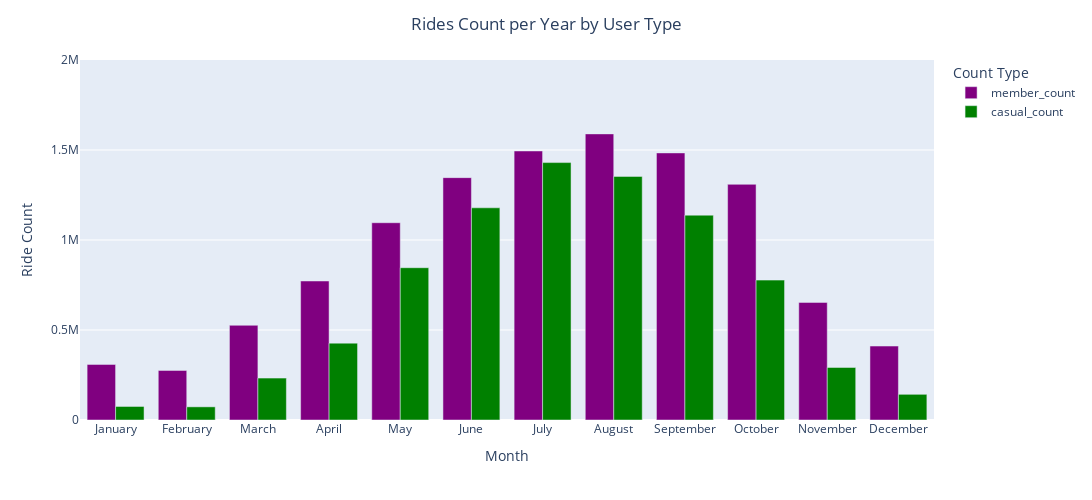

Notebook cell for this chart:
### Code cell
# Reset index to make 'start_month' a regular column for visualization
rides_per_month = rides_per_month.reset_index()

# Define custom colors for each bar
custom_colors = {'member_count': 'purple', 'casual_count': 'green'}

# Create a bar chart using Plotly Express
fig = px.bar(rides_per_month, x='start_month', y=['member_count', 'casual_count'],
             range_y=[0,2000000],
             labels={'start_month': 'Month', 'value': 'Count', 'variable': 'Count Type'},
             barmode='group',  # Set the barmode to 'group' for grouped bars
             color_discrete_map=custom_colors)  # Apply custom colors to the bars

fig.update_layout(xaxis_title='Month', yaxis_title='Ride Count',
                  height=500, width=1400,
                  title=dict(text='Rides Count per Year by User Type', x=0.5))  # Set title alignment to center (x=0.5)
fig.show()

### Figure 1 — Plotly figure (JSON) as saved in the notebook; plotly's stock layout.template omitted (floating-point values rounded to 4 significant figures)
{"data": [{"alignmentgroup": "True", "hovertemplate": "Count Type=member_count<br>Month=%{x}<br>Count=%{y}<extra></extra>", "legendgroup": "member_count", "marker": {"color": "purple", "pattern": {"shape": ""}}, "name": "member_count", "offsetgroup": "member_count", "orientation": "v", "showlegend": true, "textposition": "auto", "type": "bar", "x": ["January", "February", "March", "April", "May", "June", "July", "August", "September", "October", "November", "December"], "xaxis": "x", "y": [308897, 275491, 526159, 772285, 1095966, 1346456, 1494617, 1589499, 1483849, 1309336, 653313, 410825], "yaxis": "y"}, {"alignmentgroup": "True", "hovertemplate": "Count Type=casual_count<br>Month=%{x}<br>Count=%{y}<extra></extra>", "legendgroup": "casual_count", "marker": {"color": "green", "pattern": {"shape": ""}}, "name": "casual_count", "offsetgroup": "casual_count", "orientation": "v", "showlegend": true, "textposition": "auto", "type": "bar", "x": ["January", "February", "March", "April", "May", "June", "July", "August", "September", "October", "November", "December"], "xaxis": "x", "y": [75233, 73121, 232670, 427022, 846029, 1178819, 1430045, 1353471, 1137932, 777113, 291932, 142743], "yaxis": "y"}], "layout": {"barmode": "group", "height": 500, "legend": {"title": {"text": "Count Type"}, "tracegroupgap": 0}, "margin": {"t": 60}, "title": {"text": "Rides Count per Year by User Type", "x": 0.5}, "width": 1400, "xaxis": {"anchor": "y", "domain": [0, 1], "title": {"text": "Month"}}, "yaxis": {"anchor": "x", "domain": [0, 1], "range": [0, 2000000], "title": {"text": "Ride Count"}}}}
